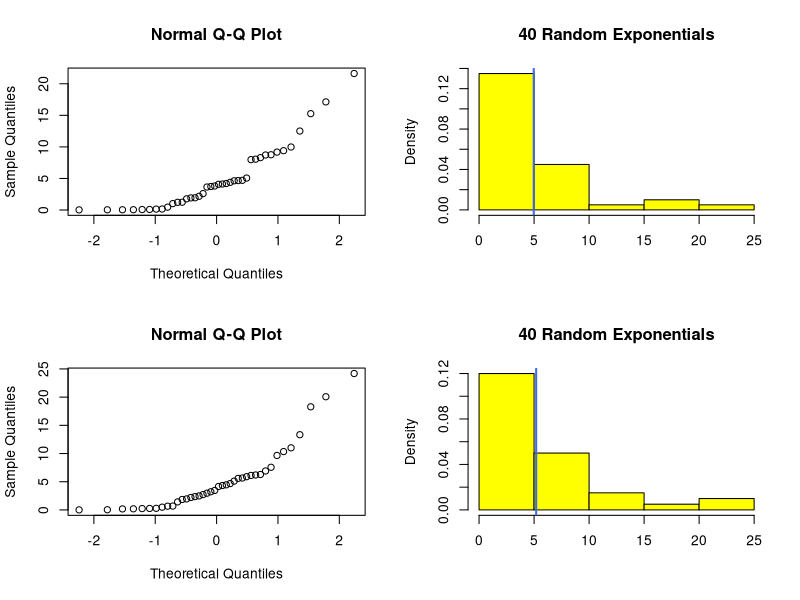
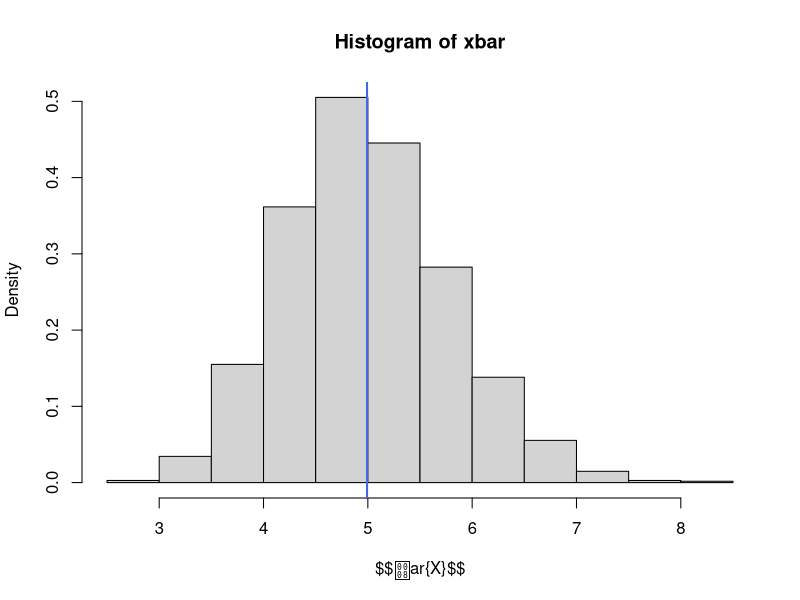

The R source for these figures, in order:
## ---- chunk 1
set.seed(1234)
## ---- chunk 2
lambda <- 0.2
n <- 40
sample1 <- rexp(n, lambda)
## ---- chunk 3
set.seed(9898)
sample2 <- rexp(n, lambda)
## ---- chunk 4
sample1_mean = mean(sample1)
sample2_mean = mean(sample2)
Sample <- c("Sample 1", "Sample 2")
Mean <- c(round(sample1_mean, 2), round(sample2_mean, 2))
theTable <- data.frame(Sample, Mean)
rownames(theTable) <- NULL
knitr::kable(theTable)
## ---- chunk 5
original_par <- par(no.readonly = TRUE)
par(mfrow=c(2,2))
title <- "40 Random Exponentials"
qqnorm(sample1)
hist(sample1, prob = TRUE, col = "yellow", border = "black", xlab = "", main = title)
abline(v = mean(sample1), col = "royalblue", lwd = 2)
qqnorm(sample2)
hist(sample2, prob = TRUE, col = "yellow", border = "black", xlab = "", main = title)
abline(v = mean(sample2), col = "royalblue", lwd = 2)
par(original_par)
## ---- chunk 6
xbar <- NULL
ul <- 10000
for (i in 1:ul) {xbar <- c(xbar, mean(rexp(n, lambda) ) ) }
hist(xbar, probability = TRUE, xlab = "$$\bar{X}$$")
mean(xbar)
abline(v = mean(xbar), col = "royalblue", lwd = 2)
## ---- chunk 7
# Dummy values
theMean = 2.1589
theSd = 3.989388
Statistic <- c("Mean", "Std. Deviation")
Sample <- c(round(theMean, 2), round(theSd, 2))
Theoretical <- c(5.0, 5.0)
theTable <- data.frame(Statistic, Sample, Theoretical)
rownames(theTable) <- NULL
knitr::kable(theTable)
